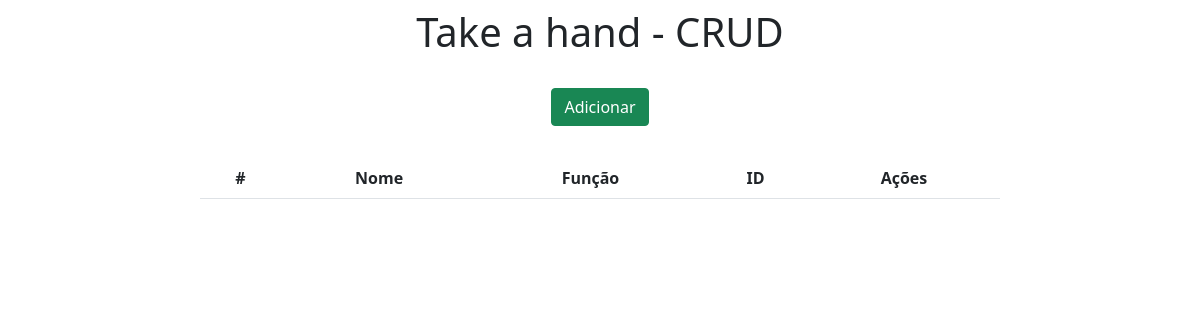
Before: / with the older database file.
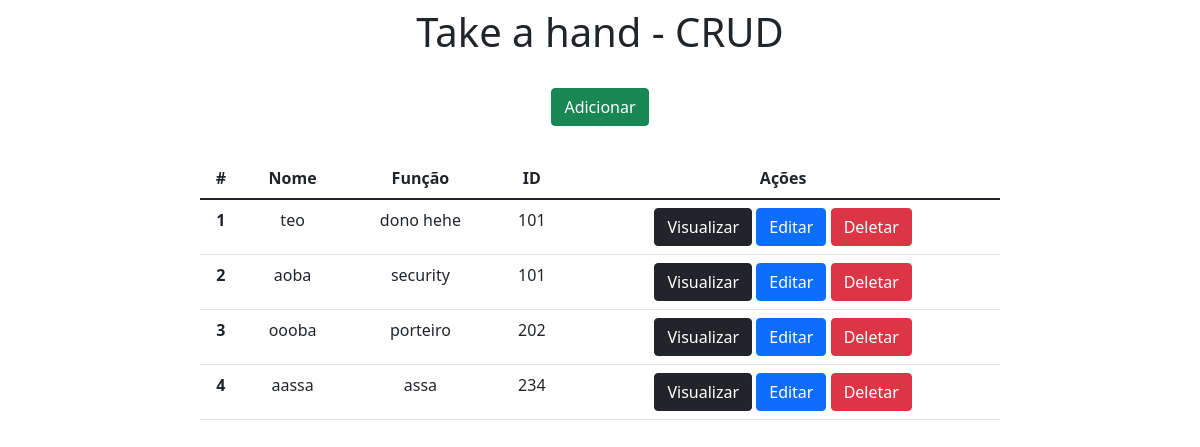
After: the same page with the newer database file.
### ERP/models.py (models this page shows)
class Voluntarios(models.Model):
    nome = models.CharField(max_length=30)
    funcao = models.CharField(max_length=30)
    numero_de_id = models.IntegerField()

### ERP/views.py (the view)
# urls.py: 2. Add a URL to urlpatterns:  path('', views.home, name='home')
def home(resquest):
    data={}
    data['db'] = Voluntarios.objects.all()
    return render(resquest, 'index.html', data)

### ERP/templates/index.html (shortened to what this page needs)
<!DOCTYPE html>
<html lang="pt-br">
<head>
	<link href="https://cdn.jsdelivr.net/npm/bootstrap@5.1.3/dist/css/bootstrap.min.css" rel="stylesheet">
</head>
<body>
	<div class="col-8 m-auto pt-2 pb-2 text-center">
		<h1>Take a hand - CRUD</h1>
	</div>
	<div class="col-8 m-auto pt-3 pb-2 text-center">
		<a href="/form" class="btn btn-success">Adicionar</a>
	</div>
	<div class="col-8 m-auto pt-4 pb-2 text-center">
		<table class="table">
			<thead class="thead-dark">
			  <tr>
				<th scope="col">#</th>
				<th scope="col">Nome</th>
				<th scope="col">Função</th>
				<th scope="col">ID</th>
				<th scope="col">Ações</th>
			  </tr>
			</thead>
			<tbody>
			{% for dbs in db%}
			  <tr>
				<th>{{dbs.id}}</th>
				<td>{{dbs.nome}}</td>
				<td>{{dbs.funcao}}</td>
				<td>{{dbs.numero_de_id}}</td>
				<td>
					<a href="/view/{{dbs.id}}/" class="btn btn-dark">Visualizar</a>
					<a href="" class="btn btn-primary">Editar</a>
					<a href="" class="btn btn-danger">Deletar</a>
				</td>
			  </tr>
			{% endfor %}
		</table>
	</div>
</body>
</html>

Changed rows visible on the page:
added Voluntarios: id "1", nome "teo", funcao "dono hehe", numero_de_id "101"
added Voluntarios: id "2", nome "aoba", funcao "security", numero_de_id "101"
added Voluntarios: id "3", nome "oooba", funcao "porteiro", numero_de_id "202"
added Voluntarios: id "4", nome "aassa", funcao "assa", numero_de_id "234"
